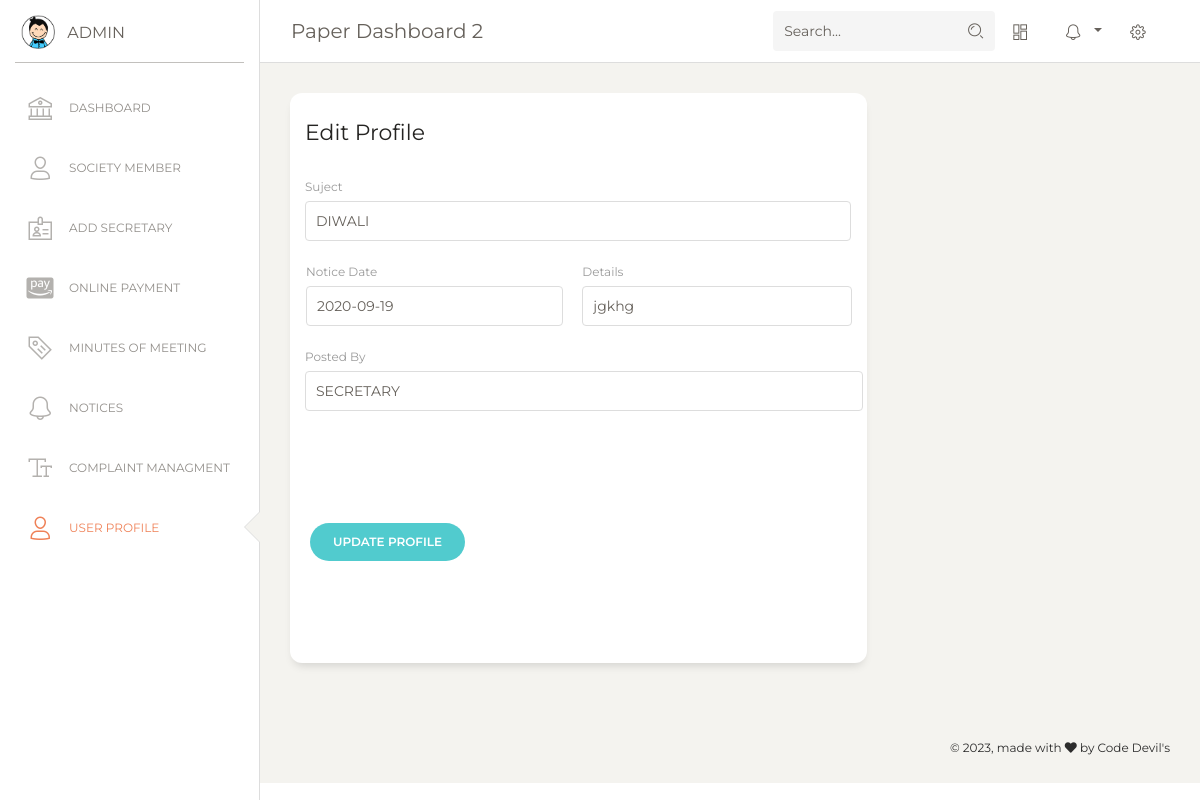
The app's page /SMS/admin/dashboard/edit_notice_detail.php?id=10 with its own data.
### tables this page shows
CREATE TABLE `noticetb` (
  `notice_id` int(11) NOT NULL,
  `subject` varchar(200) NOT NULL,
  `n_date` varchar(50) NOT NULL,
  `details` varchar(1000) NOT NULL,
  `photos` varchar(255) NOT NULL,
  `posted_by` varchar(255) NOT NULL
);

### SMS/admin/dashboard/edit_notice_detail.php (the view, shortened to what this page needs)
<!DOCTYPE html>
<html lang="en">
<head>
  <link href="https://maxcdn.bootstrapcdn.com/font-awesome/latest/css/font-awesome.min.css" rel="stylesheet">
  <link href="../assets/css/bootstrap.min.css" rel="stylesheet" />
  <link href="../assets/css/paper-dashboard.css?v=2.0.1" rel="stylesheet" />
  <link href="../assets/demo/demo.css" rel="stylesheet" />
</head>
<body class="">
  <div class="wrapper ">
    <div class="sidebar" data-color="white" data-active-color="danger">
      <div class="logo">
        <a href="https://www.creative-tim.com" class="simple-text logo-mini">
          <div class="logo-image-small">
            <img src="../assets/img/logo-small.png">
          </div>
        </a>
        <a href="https://www.creative-tim.com" class="simple-text logo-normal">
          Admin
        </a>
      </div>
      <div class="sidebar-wrapper">
         <?php include "side_menu_admin.php"?>
      </div>
    </div>
    <div class="main-panel">
      <nav class="navbar navbar-expand-lg navbar-absolute fixed-top navbar-transparent">
        <div class="container-fluid">
          <div class="navbar-wrapper">
            <a class="navbar-brand" href="javascript:;">Paper Dashboard 2</a>
          </div>
          <div class="collapse navbar-collapse justify-content-end" id="navigation">
            <form>
              <div class="input-group no-border">
                <input type="text" value="" class="form-control" placeholder="Search...">
                <div class="input-group-append">
                  <div class="input-group-text">
                    <i class="nc-icon nc-zoom-split"></i>
                  </div>
                </div>
              </div>
            </form>
            <ul class="navbar-nav">
              <li class="nav-item">
                <a class="nav-link btn-magnify" href="javascript:;">
                  <i class="nc-icon nc-layout-11"></i>
                </a>
              </li>
              <li class="nav-item btn-rotate dropdown">
                <a class="nav-link dropdown-toggle" href="http://example.com" id="navbarDropdownMenuLink" data-toggle="dropdown" aria-haspopup="true" aria-expanded="false">
                  <i class="nc-icon nc-bell-55"></i>
                </a>
              </li>
              <li class="nav-item">
                <a class="nav-link btn-rotate" href="javascript:;">
                  <i class="nc-icon nc-settings-gear-65"></i>
                </a>
              </li>
            </ul>
          </div>
        </div>
      </nav>
 <?php
include "connection.php";
$id=$_GET['id'];
$displayquery="select * from noticetb where notice_id='$id'";
$result = mysqli_query($conn,$displayquery);
	while ($row=mysqli_fetch_array($result)) {
	 $subject=$row['subject'];
     $notice_date=$row['n_date'];
      $details=$row['details'];
     $posted_by=$row['posted_by'];
  }
?>
      <div class="content">
        <div class="row">
          <div class="col-md-8">
            <div class="card card-user">
              <div class="card-header">
                <h5 class="card-title">Edit Profile</h5>
              </div>
              <div class="card-body">
                <form action="edit_notice.php" method="POST" enctype=multipart/form-data>
                  <div class="row">
                    <div class="col-md-12 pr-3">
                      <div class="form-group">
                        <label>Suject</label>
                        <input type="text" name="n_subject" class="form-control text-uppercase"  value="<?php echo $subject;?>" placeholder="House No">
                      </div>
                    </div>
                    <div class="col-md-6 pl-3">
                      <div class="form-group">
                        <label>Notice Date</label>
                        <input type="text" name="n_date" class="form-control text-uppercase" placeholder="Username" value="<?php echo $notice_date;?>">
                      </div>
                    </div>
                    <div class="col-md-6 pl-1">
                      <div class="form-group">
                        <label for="exampleInputEmail1">Details</label>
                        <input type="text" name="n_details" class="form-control" placeholder="Email" value="<?php echo $details;?>">
                      </div>
                    </div>
                  </div>
                  <div class="row">
                    <div class="col-md-12 pr-1">
                      <div class="form-group">
                        <label>Posted By</label>
                        <input type="text" name="n_posted" class="form-control text-uppercase" placeholder="First Name" value="<?php echo $posted_by; ?>">
                      </div>
                    </div>
                    <div class="row">
                    <div class="col-md-12 update ml-auto mr-auto text-center">
                      <button type="submit" class="btn btn-primary btn-round">Update Profile</button>
                    </div>
                  </div>
                  </div>
                </form>
              </div>
            </div>
          </div>
        </div>
      </div>
      <footer class="footer footer-black  footer-white ">
        <div class="container-fluid">
          <div class="row">
            <nav class="footer-nav">
            </nav>
            <div class="credits ml-auto">
              <span class="copyright">
                © , made with <i class="fa fa-heart heart"></i> by Code Devil's
              </span>
            </div>
          </div>
        </div>
      </footer>
    </div>
  </div>
</body>
</html>

### records on screen
noticetb: n_subject "diwali", n_date "2020-09-19", n_details "jgkhg", n_posted "Secretary"
